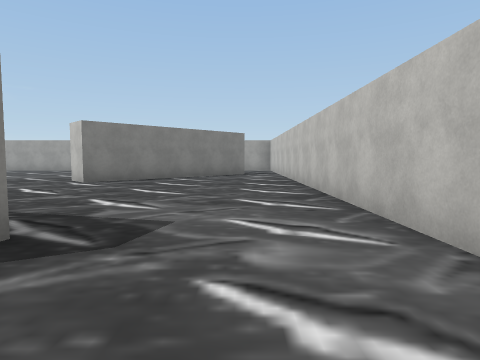
view 1 (above)

17 first-person views from a walk through a scene from a Unity 3-D project. The camera is 1.4 m above the floor, tilts 4° down and sees 75° across. The floor is counted in squares, 2.44 m on a side. Each view is taken from the middle of a square. On the plan, view 1 faces up. The plan holds only what a view shows up to about 9 squares ahead; the rest is blank. The player is left out. Some animated figures are left out. Some surface patterns are stand-ins.

view 2
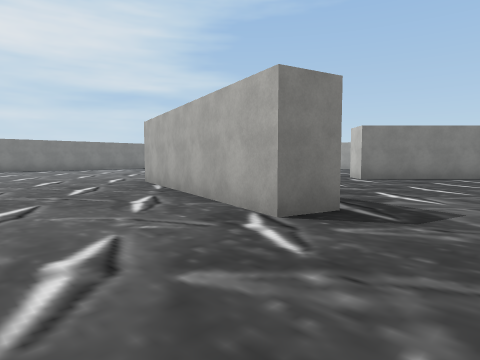

view 3
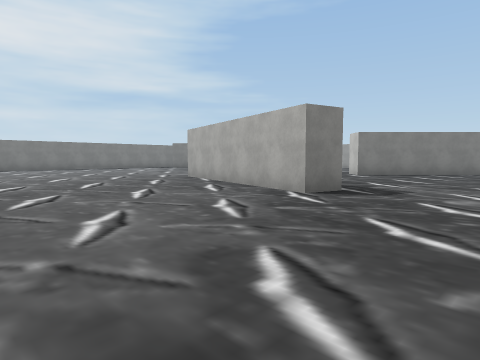

view 4
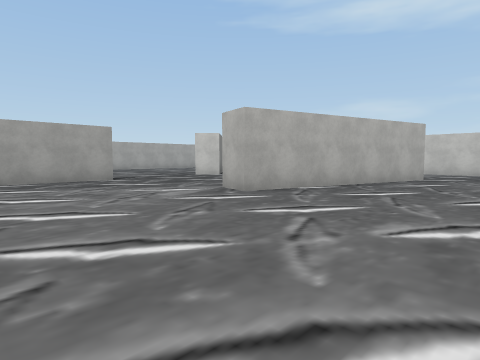

view 5
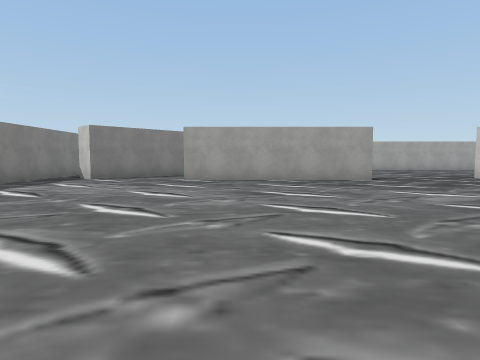

view 6
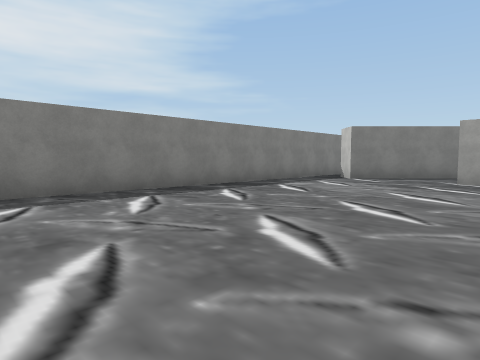

view 7
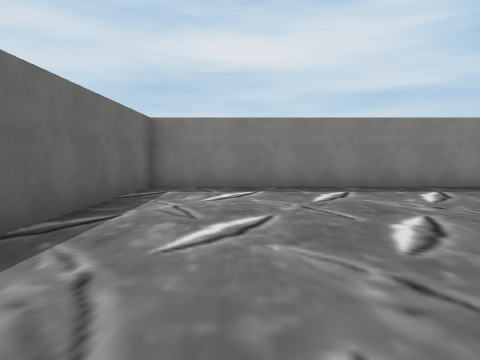

view 8
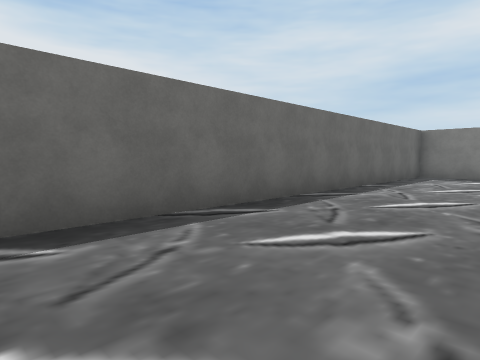

view 9
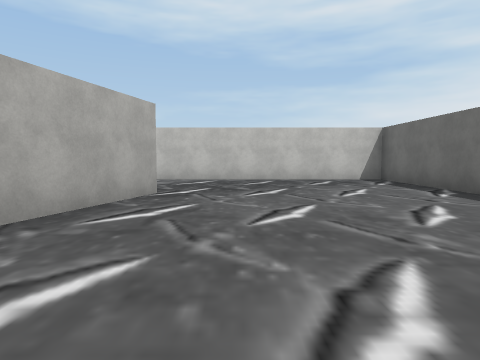

view 10
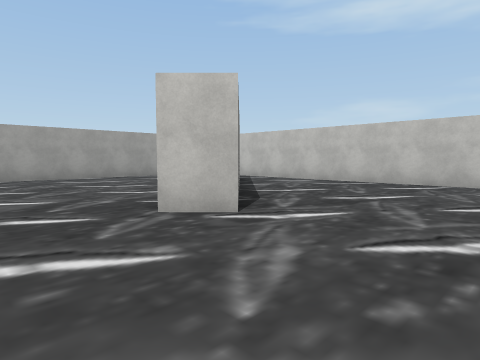

view 11
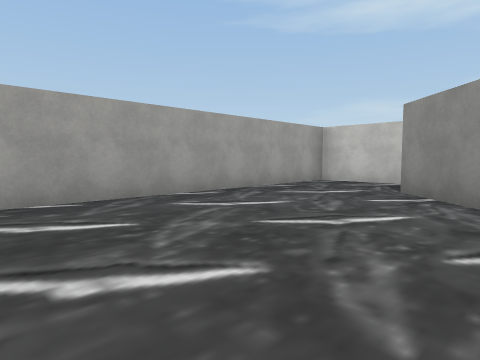

view 12
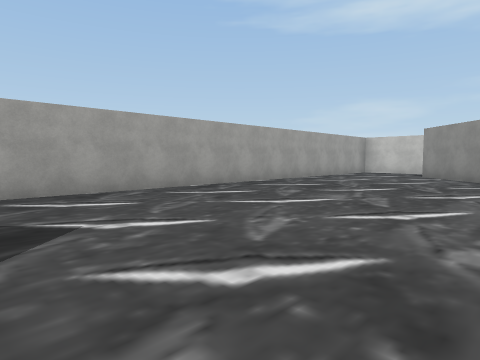

view 13
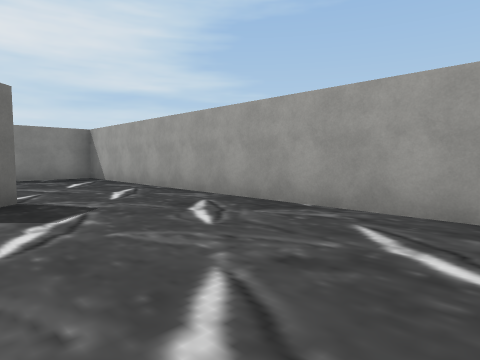

view 14
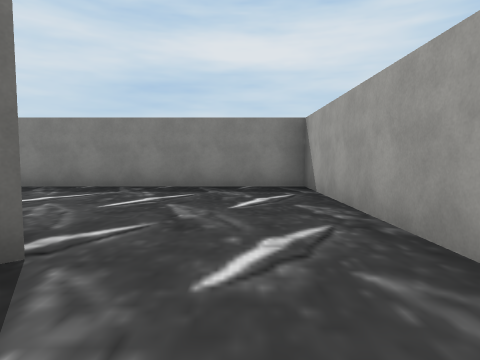

view 15
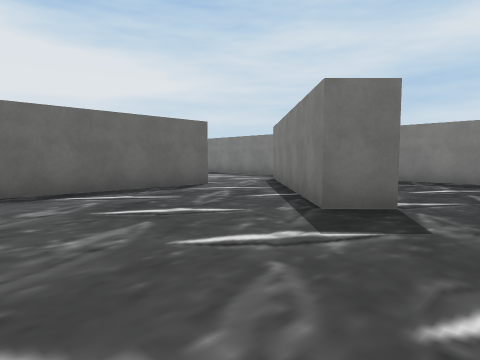

view 16
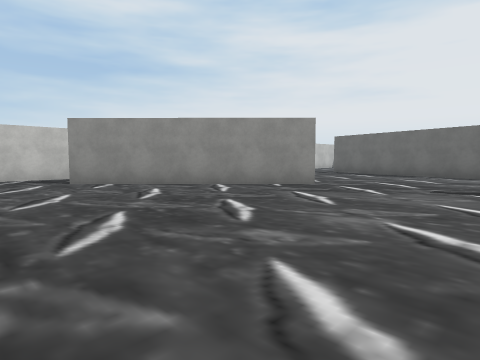

view 17
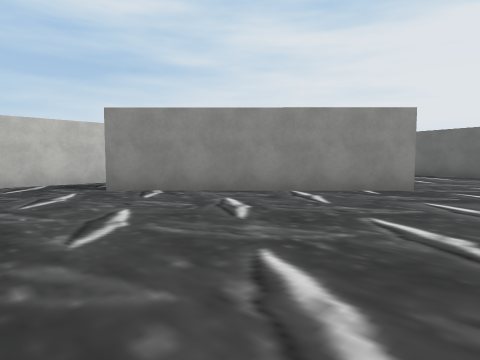

### Floor plan
Points are (right, up) in squares from view 1. A wall is a line through its corners. A room is listed if a view was taken in it or the views show most of it. See-through windows are left out.
Room 1 (views 1, 2, 3, 4, 5, 6, 7, 8, 9, 10, 11, 12, 13, 14, 15, 16, 17)
walls: (-7.5, 7.1) (-12.5, 7.1); (-12.5, 7.5) (-8.6, 7.5); (-1.6, 2.2) (-1.9, 1.4) (-7.1, 2.8) (-6.9, 3.6) (-4.3, 2.9); (-11.8, 11.8) (-11.1, 11.2) (-15, 7.3) (-15.7, 8); (-1.4, 9.6) (-3.7, 7.3) (-4.3, 7.9) (-0.4, 11.8); (-2.1, -3.8) (1.4, -3.8) (1.4, 14.3) (-16.3, 14.3) (-16.3, -3.8) (-6.2, -3.8)

Positions as (right, up) in squares from view 1, and headings:
1: (0, 0), facing up
2: (0, -1), facing up-left
3: (1, -3), facing up-left
4: (-11, -1), facing up-right
5: (-11, -1), facing up
6: (-11, -1), facing up-left
7: (-10, -2), facing left
8: (-6, -1), facing down-left
9: (-7, 0), facing right
10: (-6, 5), facing up-right
11: (-6, 10), facing up-right
12: (-11, 9), facing up-right
13: (-7, 11), facing up-left
14: (-10, 13), facing left
15: (-8, 13), facing down-left
16: (-8, 14), facing down-right
17: (-6, 14), facing down-right
